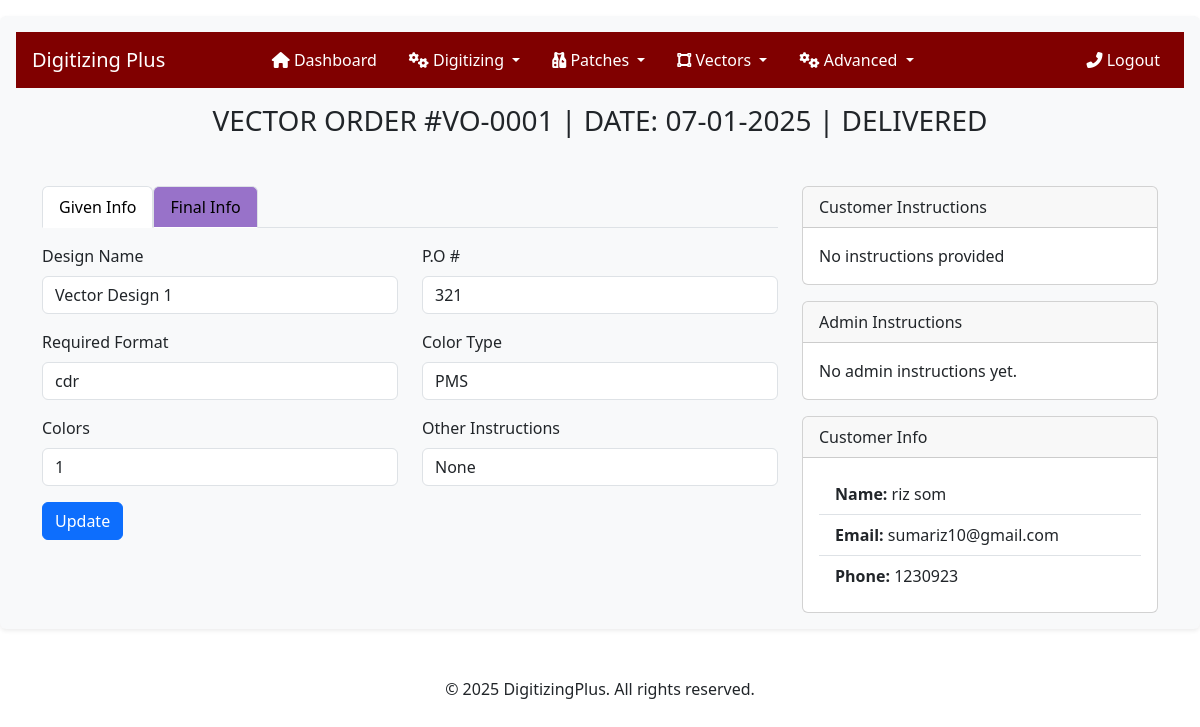
Page /user/admin/vector-order-details/1/ (signed in) on the committed database.
### crafting/models.py (models this page shows, shortened)
class VectorOrder(models.Model):
    user = models.ForeignKey(
        settings.AUTH_USER_MODEL,
        on_delete=models.CASCADE,
        related_name='vector_orders',
    )
    order_number = models.CharField(max_length=20, unique=True, blank=True)
    name = models.CharField(max_length=255)
    po_number = models.IntegerField(null=True, blank=True)
    required_format = models.CharField(max_length=50, choices=VECTOR_ORDER_FORMAT)
    color_types = models.CharField(max_length=50, choices=VECTOR_ORDER_COLOR_TYPES)
    colors = models.IntegerField(default=1)
    others = models.CharField(max_length=255, blank=True, null=True)
    instructions = models.TextField(null=True, blank=True)
    status = models.CharField(max_length=50, choices=STATUS_CHOICES, default='Processing', blank=True)
    admin_instruction = models.TextField(null=True, blank=True)
    created_at = models.DateTimeField(auto_now_add=True)

### users/models.py (models this page shows, shortened)
class User(AbstractUser):
    COUNTRY_CHOICES = [
        ('United States', 'United States'),
        ('United Kingdom', 'United Kingdom'),
        ('Australia', 'Australia'),
        ('New Zealand', 'New Zealand'),
        ('Germany', 'Germany'),
        ('Canada', 'Canada'),
    ]
    username = None
    user_id = models.CharField(max_length=100, unique=True, blank=False, null=False)
    email = models.EmailField(unique=True)
    email2 = models.EmailField(blank=True, null=True, verbose_name="Secondary Email")
    email3 = models.EmailField(blank=True, null=True, verbose_name="Tertiary Email")
    first_name = models.CharField(max_length=100, blank=False, null=False)
    last_name = models.CharField(max_length=100, blank=False, null=False)
    phone_number = models.CharField(max_length=50, null=True, blank=True)
    address = models.CharField(max_length=500)
    city = models.CharField(max_length=50)
    state = models.CharField(max_length=50)
    zip_code = models.CharField(max_length=15)
    created_at = models.DateField(auto_now_add=True, null=True, blank=True)
    country = models.CharField(
        max_length=15,
        choices=COUNTRY_CHOICES,
        default='US',  # Default to United States
        verbose_name="Country"
    )
    USERNAME_FIELD = 'user_id'
    REQUIRED_FIELDS = []  # Removed email from required fields
    objects = UserManager()
    COUNTRY_CODE_MAP = {
        'United States': 'us',
        'United Kingdom': 'gb',
        'Australia': 'au',
        'New Zealand': 'nz',
        'Germany': 'de',
        'Canada': 'ca',
    }
    def get_all_emails(self):
        return [email for email in [self.email, self.email2, self.email3] if email]

### users/adminviews.py (the view, shortened to what this page needs)
# urls.py: path('admin/vector-order-details/<int:pk>/', adminviews.vector_orders_details, name='admin-vector-order-details'),
@login_required
@user_passes_test(lambda u: u.is_superuser)
def vector_orders_details(request, pk):
    order = get_object_or_404(VectorOrder, pk=pk)
    finalized_order = getattr(order, 'finalized_version', None)
    vector_files = finalized_order.vector_files.all() if finalized_order else []
    file_labels = {
        'vector_file': 'Final Vector File',
        'source_file': 'Source File',
        'proof_file': 'Approval Proof',
        'revision_file': 'Revision File',
        'additional_file': 'Additional File',
    }
    return render(request, 'users/admin/vector-order-details.html', {
        'order': order,
        'user': order.user,
        'finalized_order': finalized_order,
        'vector_files': vector_files,
        'file_labels': file_labels,
    })
    return render(request, 'users/admin/all-vector-orders.html', context)

### digitizingplus/context_processors.py (called while the page is built)
def company_info(request):
    try:
        company = CompanyInfo.objects.first()
    except CompanyInfo.DoesNotExist:
        company = None
    return {'company_info': company}

### users/templates/users/admin/vector-order-details.html (shortened to what this page needs)
{% extends "users/admin/base.html" %}
{% load static %}
{% block content %}
<h3 class="text-center mt-3 mb-2">
    VECTOR ORDER #{{ order.order_number }} | DATE: {{ order.created_at|date:"m-d-Y" }} | {{ order.status|upper }}
</h3>
<div class="row mt-5">
    <div class="col-md-8">
        <ul class="nav nav-tabs" id="orderTabs" role="tablist">
            <li class="nav-item">
                <button class="nav-link active" id="given-tab" data-bs-toggle="tab" data-bs-target="#given" type="button" role="tab">Given Info</button>
            </li>
            <li class="nav-item">
                <button class="nav-link" id="final-tab" data-bs-toggle="tab" data-bs-target="#final" type="button" role="tab">Final Info</button>
            </li>
        </ul>
        <div class="tab-content" id="orderTabsContent">
            <div class="tab-pane fade show active mt-3" id="given" role="tabpanel">
                <form method="post">
                    <div class="row">
                        <div class="col-md-6 mb-3">
                            <label class="form-label">Design Name</label>
                            <input type="text" name="name" class="form-control" value="{{ order.name }}">
                        </div>
                        <div class="col-md-6 mb-3">
                            <label class="form-label">P.O #</label>
                            <input type="number" name="po_number" class="form-control" value="{{ order.po_number }}">
                        </div>
                        <div class="col-md-6 mb-3">
                            <label class="form-label">Required Format</label>
                            <input type="text" name="required_format" class="form-control" value="{{ order.required_format }}">
                        </div>
                        <div class="col-md-6 mb-3">
                            <label class="form-label">Color Type</label>
                            <input type="text" name="color_types" class="form-control" value="{{ order.color_types }}">
                        </div>
                        <div class="col-md-6 mb-3">
                            <label class="form-label">Colors</label>
                            <input type="number" name="colors" class="form-control" value="{{ order.colors }}">
                        </div>
                        <div class="col-md-6 mb-3">
                            <label class="form-label">Other Instructions</label>
                            <input type="text" name="others" class="form-control" value="{{ order.others }}">
                        </div>
                    </div>
                    <button type="submit" class="btn btn-primary">Update</button>
                </form>
            </div>
        </div>
    </div>
    <div class="col-md-4">
        <div class="card mb-3">
            <div class="card-header">Customer Instructions</div>
            <div class="card-body">
                <p class="card-text">{{ order.instructions|default:"No instructions provided" }}</p>
            </div>
        </div>
        <div class="card mb-3">
            <div class="card-header">Admin Instructions</div>
            <div class="card-body">
                <p class="card-text">{{ order.admin_instruction|default:"No admin instructions yet." }}</p>
            </div>
        </div>
        <div class="card">
            <div class="card-header">Customer Info</div>
            <div class="card-body">
                <ul class="list-group list-group-flush">
                    <li class="list-group-item"><strong>Name:</strong> {{ user.get_full_name }}</li>
                    <li class="list-group-item"><strong>Email:</strong> {{ user.email }}</li>
                    <li class="list-group-item"><strong>Phone:</strong> {{ user.phone_number|default:"Not provided" }}</li>
                </ul>
            </div>
        </div>
    </div>
</div>
{% endblock %}

### users/templates/users/admin/base.html (style rules this page uses)
input[type="number"] { -moz-appearance: textfield; }

### users/templates/users/admin/vector-order-details.html (style rules this page uses)
.nav-tabs .nav-link { color: #000; background-color: rgba(79, 13, 165, 0.57); border-color: #dee2e6 #dee2e6 #fff; }
.nav-tabs .nav-link.active { color: #000; background-color: #fff; border-color: #dee2e6 #dee2e6 #fff; }

### rows in the picture
VectorOrder: order_number "VO-0001", created_at "07-01-2025", status "DELIVERED", name "Vector Design 1", po_number "321", required_format "cdr", color_types "PMS", colors "1", others "None", instructions "No instructions provided", admin_instruction "No admin instructions yet."
User: get_full_name "riz som", email "sumariz10@gmail.com", phone_number "1230923"
